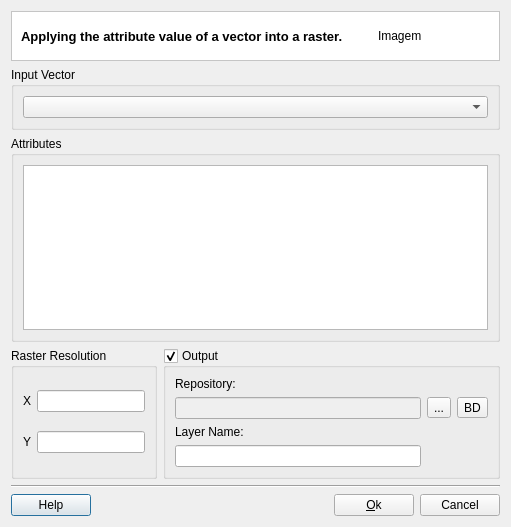
<?xml version="1.0" encoding="UTF-8"?>
<ui version="4.0">
 <class>VectorToRasterDialogForm</class>
 <widget class="QDialog" name="VectorToRasterDialogForm">
  <property name="geometry">
   <rect>
    <x>0</x>
    <y>0</y>
    <width>511</width>
    <height>527</height>
   </rect>
  </property>
  <property name="windowTitle">
   <string>Dialog</string>
  </property>
  <layout class="QGridLayout" name="gridLayout_12">
   <item row="0" column="0">
    <layout class="QGridLayout" name="gridLayout_11">
     <item row="0" column="0">
      <widget class="QFrame" name="frame_2">
       <property name="styleSheet">
        <string notr="true">QWidget { background: white }</string>
       </property>
       <property name="frameShape">
        <enum>QFrame::StyledPanel</enum>
       </property>
       <property name="frameShadow">
        <enum>QFrame::Sunken</enum>
       </property>
       <layout class="QGridLayout" name="gridLayout" columnstretch="1,0">
        <property name="topMargin">
         <number>0</number>
        </property>
        <property name="bottomMargin">
         <number>0</number>
        </property>
        <property name="horizontalSpacing">
         <number>9</number>
        </property>
        <item row="0" column="0">
         <widget class="QLabel" name="m_datasourceTypeTitleLabel">
          <property name="font">
           <font>
            <pointsize>10</pointsize>
            <weight>75</weight>
            <bold>true</bold>
           </font>
          </property>
          <property name="text">
           <string>Applying the attribute value of a vector into a raster.</string>
          </property>
         </widget>
        </item>
        <item row="0" column="1">
         <widget class="QLabel" name="m_imgLabel">
          <property name="minimumSize">
           <size>
            <width>112</width>
            <height>48</height>
           </size>
          </property>
          <property name="maximumSize">
           <size>
            <width>48</width>
            <height>48</height>
           </size>
          </property>
          <property name="text">
           <string>Imagem</string>
          </property>
         </widget>
        </item>
       </layout>
      </widget>
     </item>
     <item row="1" column="0">
      <widget class="QGroupBox" name="m_inVectorGroupBox">
       <property name="title">
        <string>Input Vector</string>
       </property>
       <layout class="QGridLayout" name="gridLayout_8">
        <item row="0" column="0">
         <widget class="QComboBox" name="m_inVectorComboBox"/>
        </item>
       </layout>
      </widget>
     </item>
     <item row="2" column="0">
      <widget class="QGroupBox" name="m_statisticsGroupBox">
       <property name="title">
        <string>Attributes</string>
       </property>
       <layout class="QGridLayout" name="gridLayout_6">
        <item row="0" column="0">
         <widget class="QListWidget" name="m_attributesListWidget">
          <property name="selectionMode">
           <enum>QAbstractItemView::MultiSelection</enum>
          </property>
         </widget>
        </item>
       </layout>
      </widget>
     </item>
     <item row="3" column="0">
      <layout class="QGridLayout" name="gridLayout_10" columnstretch="0,1">
       <item row="0" column="0">
        <widget class="QGroupBox" name="m_resolutionGroupBox">
         <property name="title">
          <string>Raster Resolution</string>
         </property>
         <layout class="QGridLayout" name="gridLayout_7">
          <item row="0" column="0">
           <layout class="QGridLayout" name="gridLayout_2">
            <item row="0" column="0">
             <widget class="QLabel" name="m_xLabel">
              <property name="text">
               <string>X</string>
              </property>
             </widget>
            </item>
            <item row="0" column="1">
             <widget class="QLineEdit" name="m_xLineEdit"/>
            </item>
           </layout>
          </item>
          <item row="1" column="0">
           <layout class="QGridLayout" name="gridLayout_9">
            <item row="0" column="0">
             <widget class="QLabel" name="m_yLabel">
              <property name="text">
               <string>Y</string>
              </property>
             </widget>
            </item>
            <item row="0" column="1">
             <widget class="QLineEdit" name="m_yLineEdit"/>
            </item>
           </layout>
          </item>
         </layout>
        </widget>
       </item>
       <item row="0" column="1">
        <widget class="QGroupBox" name="groupBox_3">
         <property name="sizePolicy">
          <sizepolicy hsizetype="Preferred" vsizetype="Preferred">
           <horstretch>0</horstretch>
           <verstretch>0</verstretch>
          </sizepolicy>
         </property>
         <property name="title">
          <string>Output</string>
         </property>
         <property name="checkable">
          <bool>true</bool>
         </property>
         <layout class="QGridLayout" name="gridLayout_3">
          <item row="0" column="0">
           <widget class="QLabel" name="label_4">
            <property name="text">
             <string>Repository:</string>
            </property>
           </widget>
          </item>
          <item row="1" column="0">
           <widget class="QLineEdit" name="m_repositoryLineEdit">
            <property name="enabled">
             <bool>false</bool>
            </property>
           </widget>
          </item>
          <item row="1" column="1">
           <widget class="QToolButton" name="m_targetFileToolButton">
            <property name="minimumSize">
             <size>
              <width>0</width>
              <height>0</height>
             </size>
            </property>
            <property name="text">
             <string>...</string>
            </property>
           </widget>
          </item>
          <item row="1" column="2">
           <widget class="QToolButton" name="m_targetDatasourceToolButton">
            <property name="minimumSize">
             <size>
              <width>0</width>
              <height>0</height>
             </size>
            </property>
            <property name="text">
             <string>BD</string>
            </property>
           </widget>
          </item>
          <item row="2" column="0">
           <widget class="QLabel" name="label_3">
            <property name="text">
             <string>Layer Name:</string>
            </property>
           </widget>
          </item>
          <item row="3" column="0">
           <widget class="QLineEdit" name="m_newLayerNameLineEdit">
            <property name="readOnly">
             <bool>false</bool>
            </property>
           </widget>
          </item>
         </layout>
        </widget>
       </item>
      </layout>
     </item>
     <item row="4" column="0">
      <layout class="QGridLayout" name="gridLayout_4">
       <item row="0" column="0">
        <widget class="Line" name="line_2">
         <property name="orientation">
          <enum>Qt::Horizontal</enum>
         </property>
        </widget>
       </item>
       <item row="1" column="0">
        <layout class="QGridLayout" name="gridLayout_5">
         <item row="0" column="0">
          <widget class="te::qt::widgets::HelpPushButton" name="m_helpPushButton">
           <property name="text">
            <string>Help</string>
           </property>
          </widget>
         </item>
         <item row="0" column="1">
          <spacer name="horizontalSpacer_2">
           <property name="orientation">
            <enum>Qt::Horizontal</enum>
           </property>
           <property name="sizeHint" stdset="0">
            <size>
             <width>40</width>
             <height>20</height>
            </size>
           </property>
          </spacer>
         </item>
         <item row="0" column="2">
          <widget class="QPushButton" name="m_okPushButton">
           <property name="text">
            <string>&amp;Ok</string>
           </property>
          </widget>
         </item>
         <item row="0" column="3">
          <widget class="QPushButton" name="m_cancelPushButton">
           <property name="text">
            <string>Cancel</string>
           </property>
          </widget>
         </item>
        </layout>
       </item>
      </layout>
     </item>
    </layout>
   </item>
  </layout>
 </widget>
 <customwidgets>
  <customwidget>
   <class>te::qt::widgets::HelpPushButton</class>
   <extends>QPushButton</extends>
   <header>terralib/qt/widgets/help/HelpPushButton.h</header>
  </customwidget>
 </customwidgets>
 <resources/>
 <connections/>
</ui>
